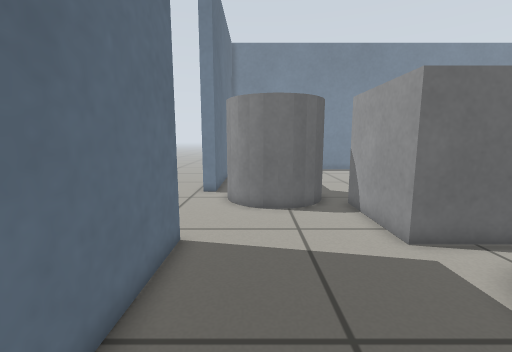
view 1 (above)

24 first-person views from a walk through a Gazebo world. The camera is 0.61 m above the floor, tilts 8° down and sees 90° across. The floor is counted in squares, 0.2 m on a side. Each view is taken from the middle of a square. On the plan, view 1 faces up. The plan holds only what a view shows up to about 19 squares ahead; the rest is blank.

view 2
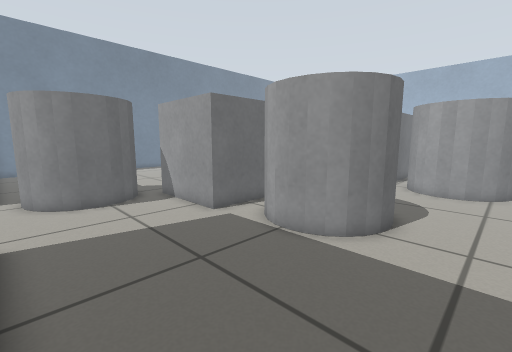

view 3
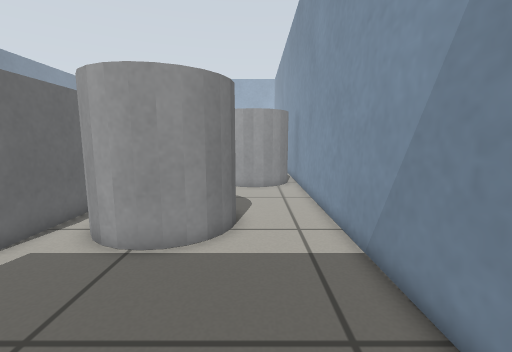

view 4
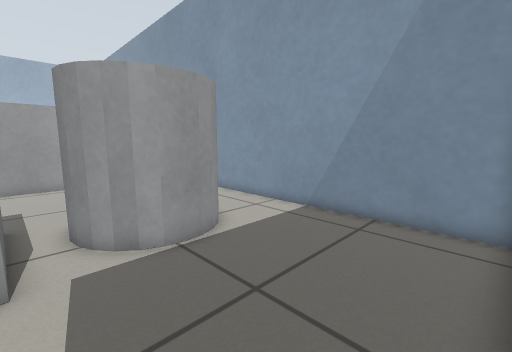

view 5
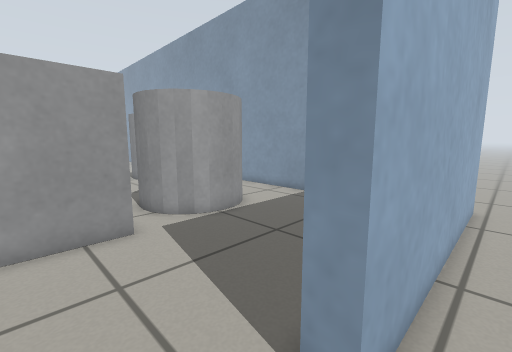

view 6
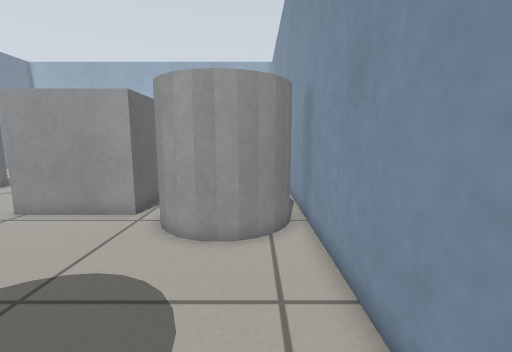

view 7
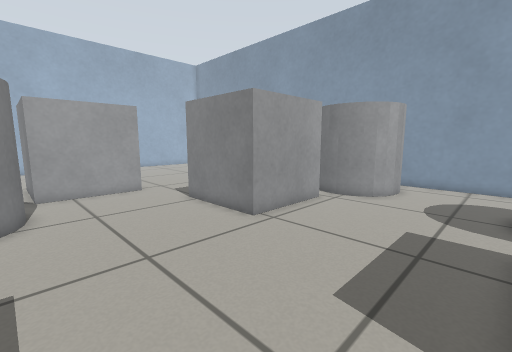

view 8
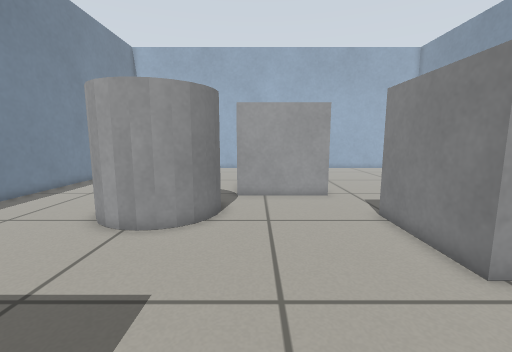

view 9
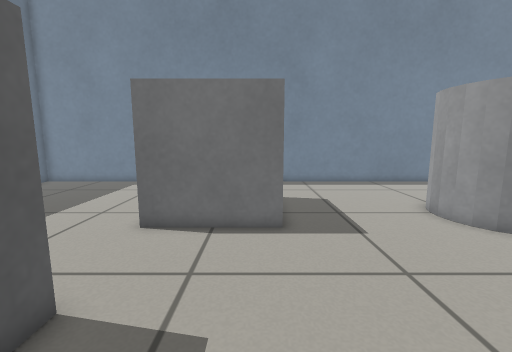

view 10
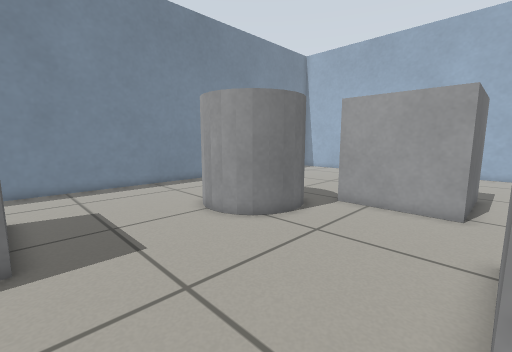

view 11
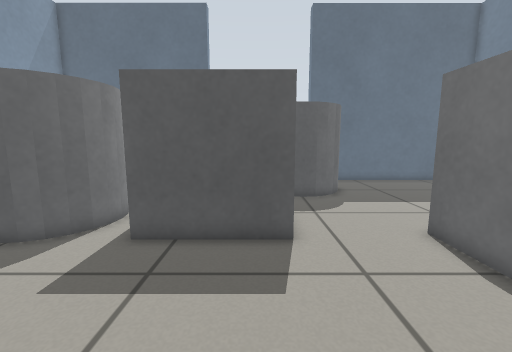

view 12
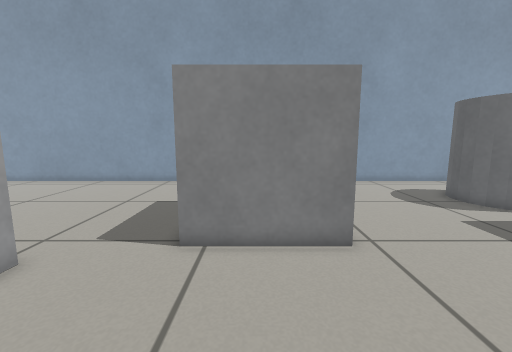

view 13
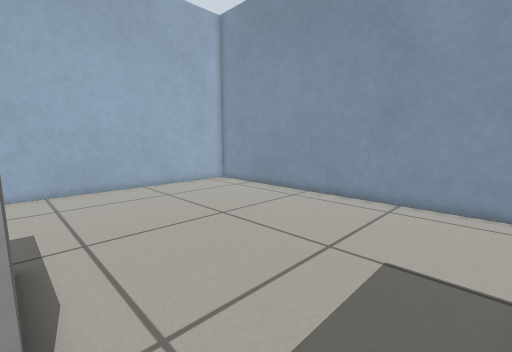

view 14
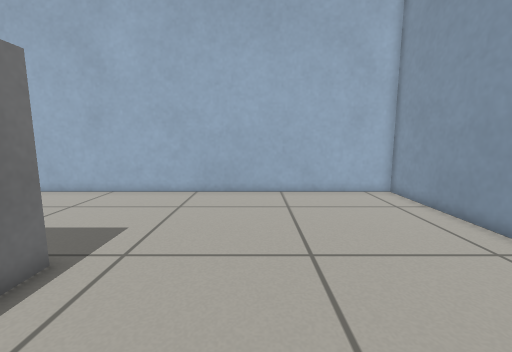

view 15
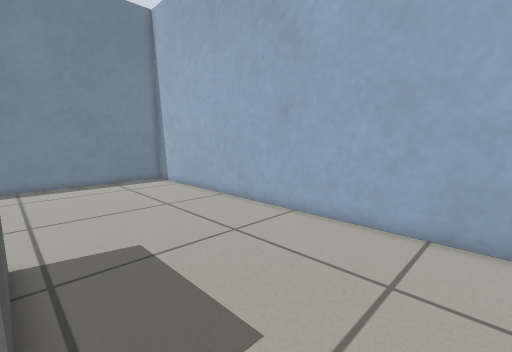

view 16
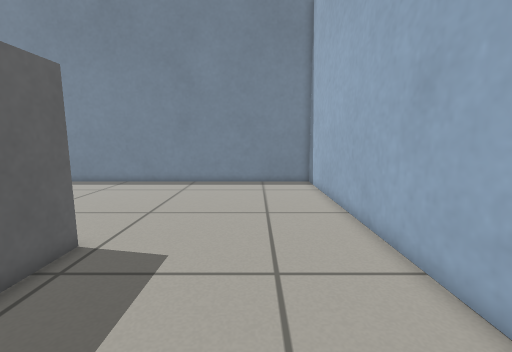

view 17
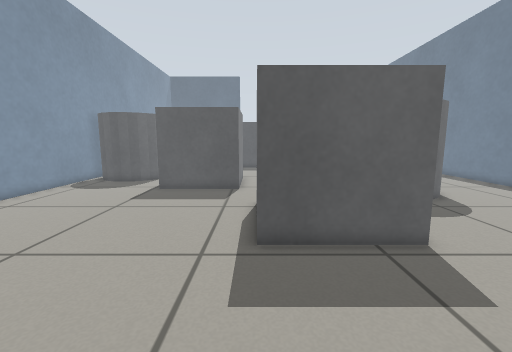

view 18
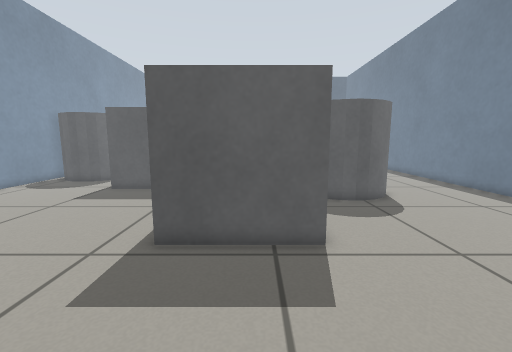

view 19
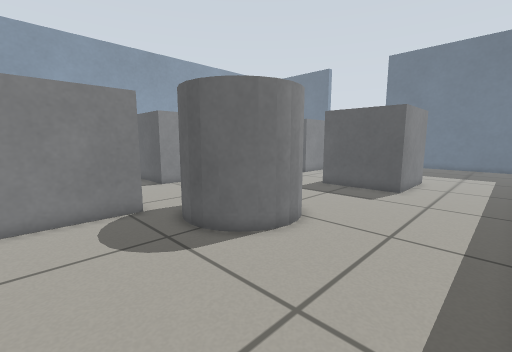

view 20
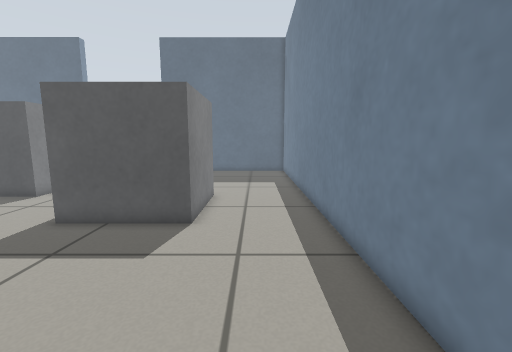

view 21
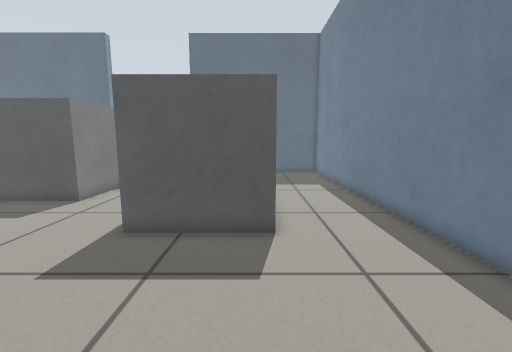

view 22
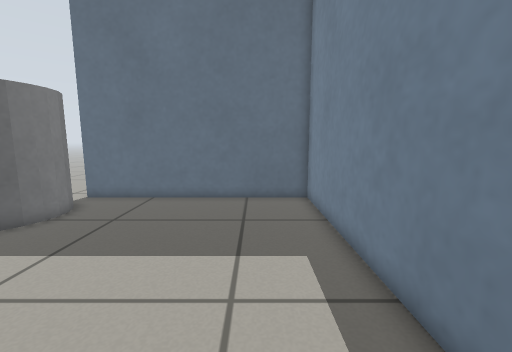

view 23
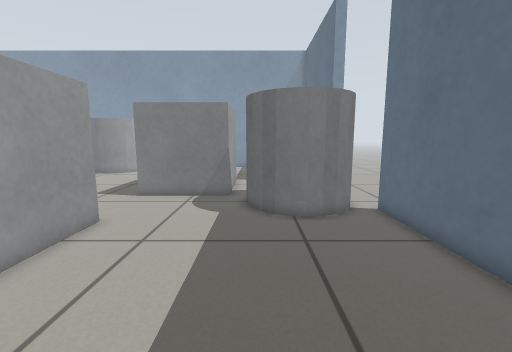

view 24
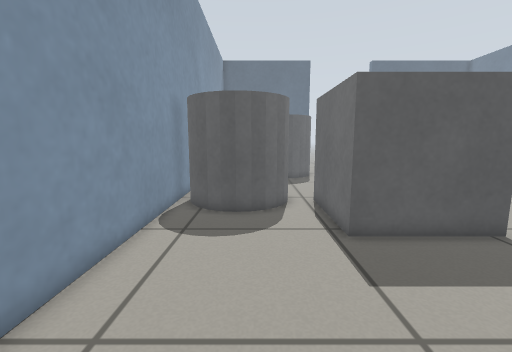

### Floor plan
Key: @ floor where view 1 was taken; # wall or solid block; . floor; C grey cylinder; B grey box.
Columns run from 4 left of view 1 to 40 right of it. Each row starts with its distance up from view 1.
 27  ############################################
 26  #..........................................#
 25  #..........................................#
 24  #..........................................#
 23  #..........................................#
 22  #..........................................#
 21  #...........BBBBBB.........................#
 20  #...........B    B......CCCC...............#
 19  #...........B    B......C   C..............#
 18 .#...........B    B......C   C..............#
 17 .#...........BBBBBB......C   C..............#
 16 .#..CCC..................CCCC...............#
 15 .#.C  CC......................BBBBBB........#
 14 ...C   C......................B    B........#
 13 ...C   C......................B    B........#
 12 ...CC CC.BBBBB................B    B........#
 11 ....CCC..B   B................B    B........#
 10 .........B   B................BBBBBB........#
  9 .........B   B.......BBBBBB.................#
  8 .........B   B.......B    B.................#
  7  #.......BBBBB.......B    B.................#
  6 .#.........C.........B    B.................#
  5 .#........C CC.......B    B.................#
  4 .#.......C   C.......BBBBBB.................#
  3 .#.......C    C.............................#
  2 .#.......CC  C.....CCCC.....................#
  1 .#........CCC......C   C....................#
  0 .#..@..............C   C....................#
 -1 .#.................C   C....................#
 -2 .#..................C C.....................#
 -3 .############################################
 -4 .#
 -5 ..

Positions as (right, up) in squares from view 1, and headings:
1: (0, 0), facing up
2: (-2, -2), facing up-right
3: (-2, 0), facing right
4: (-2, 7), facing down-right
5: (-4, 10), facing down-right
6: (7, -1), facing right
7: (10, 16), facing down-right
8: (12, 14), facing right
9: (13, 8), facing up
10: (14, 9), facing up-right
11: (17, 11), facing left
12: (20, 16), facing down
13: (23, 10), facing down-right
14: (25, 5), facing right
15: (31, 7), facing up-right
16: (36, 8), facing up
17: (38, 10), facing left
18: (38, 13), facing left
19: (30, 26), facing down-left
20: (23, 24), facing left
21: (22, 21), facing left
22: (11, 24), facing left
23: (3, 26), facing down
24: (30, 1), facing left
